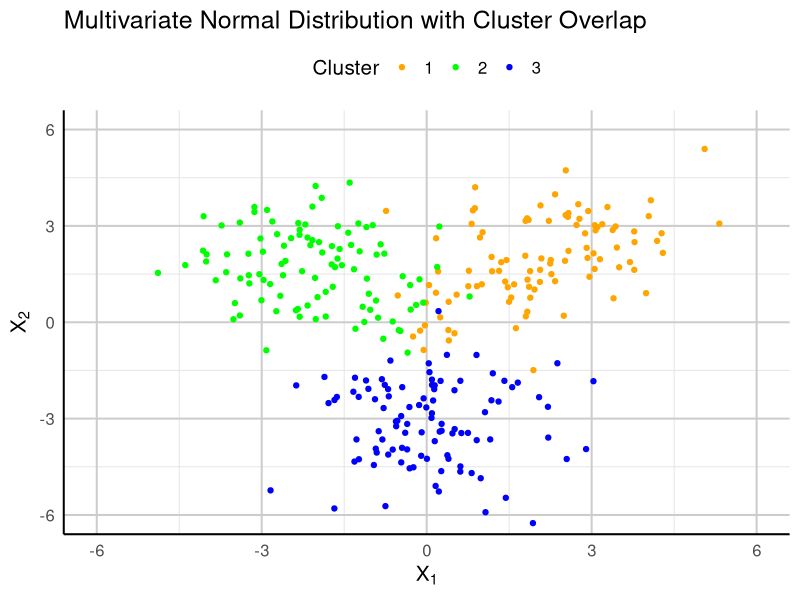
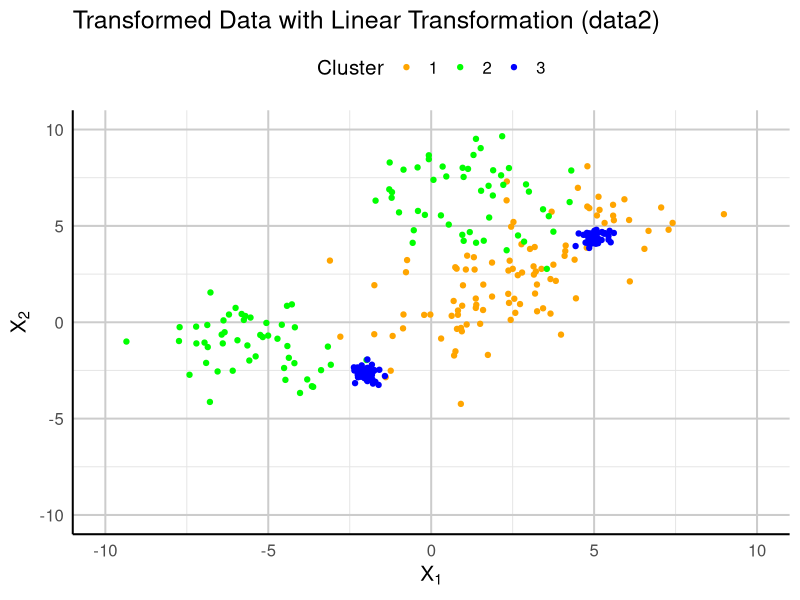
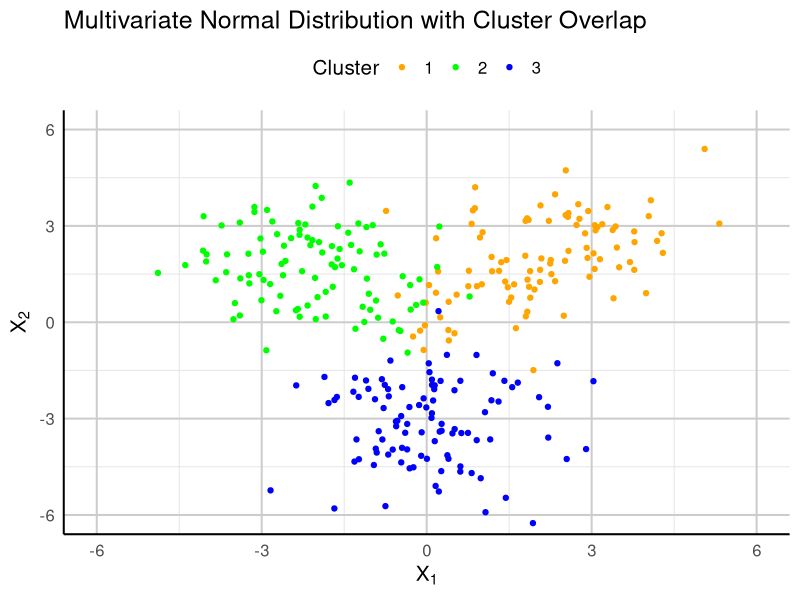
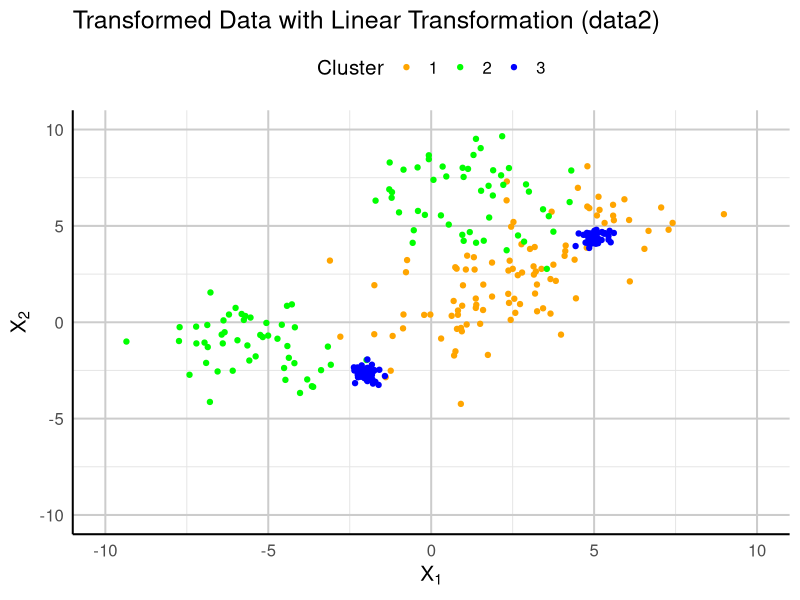

These charts were generated, in order, by the following R code: (Note: a time limit stopped this script after it produced the figures.)
# 시뮬레이션 결과를 저장할 폴더 이름 설정

base_path = "C:/Users/simulation/results"
simulation_id <- format(Sys.time(), "%H시 %M분 %S초") # 날짜 기반 폴더 이름 생성
save_path <- file.path(base_path, simulation_id)

# 폴더가 없으면 생성
if (!dir.exists(save_path)) {
  dir.create(save_path, recursive = TRUE)
}


# Function
rand.index <- function(true_labels, predicted_labels) {
  if (length(true_labels) != length(predicted_labels)) {
    stop("The length of the two label vectors must be the same.")
  }
  
  contingency_table <- table(true_labels, predicted_labels)
  
  a <- sum(choose(contingency_table, 2))
  b <- sum(choose(rowSums(contingency_table), 2)) - a
  c <- sum(choose(colSums(contingency_table), 2)) - a
  d <- choose(sum(contingency_table), 2) - (a + b + c)
  
  rand_index <- (a + d) / (a + b + c + d)
  return(rand_index)
}

try = function(dat1, dat2, itrN = 500, K=4, k_near=5){
  dat1_cl = kmeans(dat1, K)$cluster
  dat2_cl = kmeans(dat2, K)$cluster
  
  N = nrow(dat1)
  
  # calculate pairwise distance for both datasets
  dat1_dist = as.matrix(dist(dat1))
  dat2_dist = as.matrix(dist(dat2))
  
  # calculate the total distance for an observation  
  tot_dist1 = apply(dat1_dist,2,sum)
  tot_dist2 = apply(dat2_dist,2,sum)
  
  diag(dat1_dist) = NA
  diag(dat2_dist) = NA
  
  # a function that outputs the indices of k_near (number) closest neighbors
  k_near_take = function(x, k_near){
    order(x)[1:k_near]
  }
  
  dat1_near_mat = apply(dat1_dist, 2, k_near_take, k_near)
  dat2_near_mat = apply(dat2_dist, 2, k_near_take, k_near)
  
  rand1 = rep(NA, itrN)
  rand2 = rep(NA, itrN)
  
  # generate itrN number of permutation samples
  for (itr in 1:itrN){
    new_dat1 = dat1
    new_dat2 = dat2
    
    TF_ind = sample(c(T,F), size=N, replace=T)
    
    for (i in 1:N){
      if (TF_ind[i]){
        
        mix_coef1 = dat1_dist[i,dat1_near_mat[,i]]
        mix_coef1 = mix_coef1/sum(mix_coef1)
        mix_coef2 = dat2_dist[i,dat2_near_mat[,i]]
        mix_coef2 = mix_coef2/sum(mix_coef2)
        
        new_dat2_point = apply(mix_coef1*dat2[dat1_near_mat[,i],],2,sum) 
        new_dat1_point = apply(mix_coef2*dat1[dat2_near_mat[,i],],2,sum) 
        
        new_dat1[i,] = new_dat1_point
        new_dat2[i,] = new_dat2_point
        
      } 
    }
    
    new_cl_dat1 = kmeans(new_dat1, K)
    new_cl_dat2 = kmeans(new_dat2, K)
    
    rand1[itr] = rand.index(new_cl_dat1$cluster, dat2_cl)
    rand2[itr] = rand.index(new_cl_dat2$cluster, dat1_cl)
  }
  
  return(list(ri1= rand1, ri2=rand2, rf= rand.index(dat2_cl, dat1_cl)))
}

# Load libraries
library(MASS)
library(ggplot2)
library(progress)

# Setting seed
set.seed(241007)

# Define centroids (mean vectors)
mu1 <- c(2, 2)
mu2 <- c(-2, 2)
mu3 <- c(0, -3)

# Adjusted covariance matrices for more overlap
cov1 <- matrix(c(1.5, 0.6, 0.6, 1.5), nrow = 2)
cov2 <- matrix(c(1.5, -0.4, -0.4, 1.5), nrow = 2)
cov3 <- matrix(c(1.5, 0.3, 0.3, 1.5), nrow = 2)

# Sampling 100 data points ~ MultiNormal dist for each centroid
cluster1 <- mvrnorm(100, mu = mu1, Sigma = cov1)
cluster2 <- mvrnorm(100, mu = mu2, Sigma = cov2)
cluster3 <- mvrnorm(100, mu = mu3, Sigma = cov3)

# Combine the data into a single data frame for ggplot
dat1 <- data.frame(
  X1 = c(cluster1[,1], cluster2[,1], cluster3[,1]),
  X2 = c(cluster1[,2], cluster2[,2], cluster3[,2]),
  Cluster = factor(rep(1:3, each = 100))
)

# Define colors for clusters
cluster_colors <- c("orange", "green", "blue")

# Create the ggplot
p <- ggplot(dat1, aes(x = X1, y = X2, color = Cluster)) +
  geom_point(size = 1.5) +
  scale_color_manual(values = cluster_colors) +
  labs(x = expression(X[1]), y = expression(X[2]), title = "Multivariate Normal Distribution with Cluster Overlap") +
  theme_minimal(base_size = 15) +
  theme(
    panel.grid.major = element_line(color = "grey80", linetype = "solid"),
    panel.grid.minor = element_line(color = "grey90", linetype = "solid"),
    axis.line = element_line(color = "black"),
    legend.position = "top"
  ) +
  coord_cartesian(xlim = c(-6, 6), ylim = c(-6, 6))

# Display plot
p

ggsave(file.path(save_path, "dat1_cluster_plot.png"), plot = p, width = 8, height = 6, dpi = 1000)


# Define linear transformation parameters for each cluster
a1 <- 1.5; b1 <- c(1, -2)
a2 <- 1.3; b2 <- c(-3, 4)
a3 <- 0.2; b3 <- c(5, -2)

# saving value setting
save_path_txt <- file.path(save_path, "simulation_params.txt")

# 파일에 변수 저장
sink(save_path_txt)  # 출력 방향을 텍스트 파일로 설정
cat("mu1:\n"); print(mu1)
cat("\nmu2:\n"); print(mu2)
cat("\nmu3:\n"); print(mu3)
cat("\ncov1:\n"); print(cov1)
cat("\ncov2:\n"); print(cov2)
cat("\ncov3:\n"); print(cov3)
cat("\na1:\n"); print(a1)
cat("\nb1:\n"); print(b1)
cat("\na2:\n"); print(a2)
cat("\nb2:\n"); print(b2)
cat("\na3:\n"); print(a3)
cat("\nb3:\n"); print(b3)
sink()  # 출력 방향을 다시 콘솔로 변경

# Apply linear transformation to each cluster
cluster1_transformed <- a1 * cluster1 + matrix(rep(b1, each = 100), ncol = 2, byrow = TRUE)
cluster2_transformed <- a2 * cluster2 + matrix(rep(b2, each = 100), ncol = 2, byrow = TRUE)
cluster3_transformed <- a3 * cluster3 + matrix(rep(b3, each = 100), ncol = 2, byrow = TRUE)

# Combine transformed data into a new data frame for plotting
dat2 <- data.frame(
  X1 = c(cluster1_transformed[,1], cluster2_transformed[,1], cluster3_transformed[,1]),
  X2 = c(cluster1_transformed[,2], cluster2_transformed[,2], cluster3_transformed[,2]),
  Cluster = factor(rep(1:3, each = 100))
)

# Plot the transformed data
p2 <- ggplot(dat2, aes(x = X1, y = X2, color = Cluster)) +
  geom_point(size = 1.5) +
  scale_color_manual(values = cluster_colors) +
  labs(x = expression(X[1]), y = expression(X[2]), title = "Transformed Data with Linear Transformation (data2)") +
  theme_minimal(base_size = 15) +
  theme(
    panel.grid.major = element_line(color = "grey80", linetype = "solid"),
    panel.grid.minor = element_line(color = "grey90", linetype = "solid"),
    axis.line = element_line(color = "black"),
    legend.position = "top"
  ) +
  coord_cartesian(xlim = c(-10, 10), ylim = c(-10, 10))

# Display plot
p2

ggsave(file.path(save_path, "dat2_transformed_plot.png"), plot = p2, width = 8, height = 6, dpi = 1000)


# Simulation steps continue...

m1 = as.matrix(dat1[, c("X1", "X2")])
m2 = as.matrix(dat2[, c("X1", "X2")])

N <- 100  # Set this to your desired number of iterations

# Initialize a vector to store the results from each run
distribution_results <- numeric(N)

# Create a progress bar
pb <- progress_bar$new(
  format = "  진행중 [:bar] :percent 완료 - 경과시간 :elapsed - 예상완료시간 :eta",
  total = N, clear = FALSE, width = 60
)

# Run the process N times with a progress bar
for (i in 1:N) {
  output <- try(m1, m2, itrN = 1000, K = 3, k_near = 10)
  distribution_results[i] <- mean((output$ri2 + output$ri1) * 0.5 < output$rf)
  
  # Update the progress bar
  if (!pb$finished) {
    pb$tick()
  }
}

# Plot the distribution of the p-value results
hist_plot <- hist(distribution_results, breaks = 20, col = "skyblue", 
                  main = "Distribution of p-value",
                  xlab = "Mean value", ylab = "Frequency")

# Save the histogram plot with high DPI
ggsave(file.path(save_path, "p_value_distribution_plot.png"), plot = hist_plot, width = 8, height = 6, dpi = 1000)
